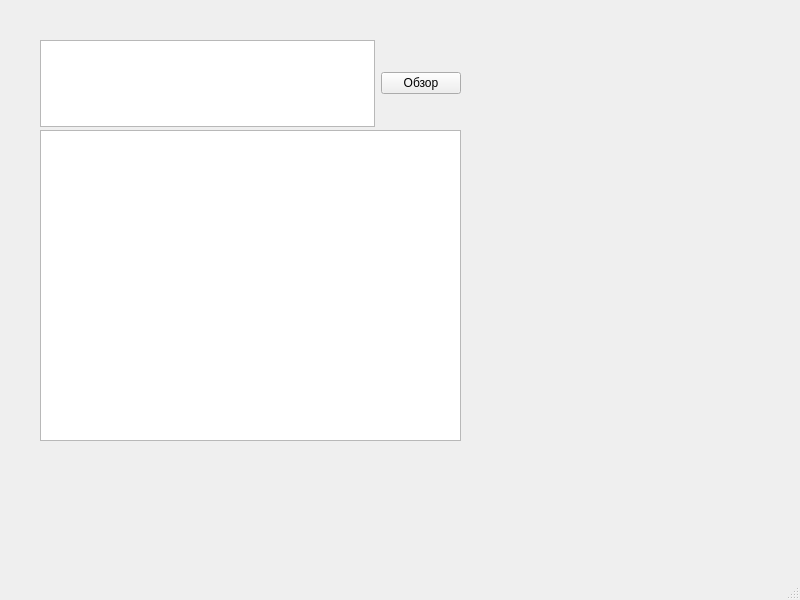
<?xml version="1.0" encoding="UTF-8"?>
<ui version="4.0">
 <class>MainWindow</class>
 <widget class="QMainWindow" name="MainWindow">
  <property name="geometry">
   <rect>
    <x>0</x>
    <y>0</y>
    <width>800</width>
    <height>600</height>
   </rect>
  </property>
  <property name="windowTitle">
   <string>MainWindow</string>
  </property>
  <widget class="QWidget" name="centralwidget">
   <widget class="QWidget" name="horizontalLayoutWidget">
    <property name="geometry">
     <rect>
      <x>40</x>
      <y>40</y>
      <width>421</width>
      <height>87</height>
     </rect>
    </property>
    <layout class="QHBoxLayout" name="horizontalLayout">
     <item>
      <widget class="QPlainTextEdit" name="plainTextEdit"/>
     </item>
     <item>
      <widget class="QPushButton" name="browseButton">
       <property name="text">
        <string>Обзор</string>
       </property>
      </widget>
     </item>
    </layout>
   </widget>
   <widget class="QPlainTextEdit" name="plainTextEdit_2">
    <property name="geometry">
     <rect>
      <x>40</x>
      <y>130</y>
      <width>421</width>
      <height>311</height>
     </rect>
    </property>
   </widget>
  </widget>
  <widget class="QMenuBar" name="menubar">
   <property name="geometry">
    <rect>
     <x>0</x>
     <y>0</y>
     <width>800</width>
     <height>25</height>
    </rect>
   </property>
  </widget>
  <widget class="QStatusBar" name="statusbar"/>
 </widget>
 <resources/>
 <connections/>
</ui>
